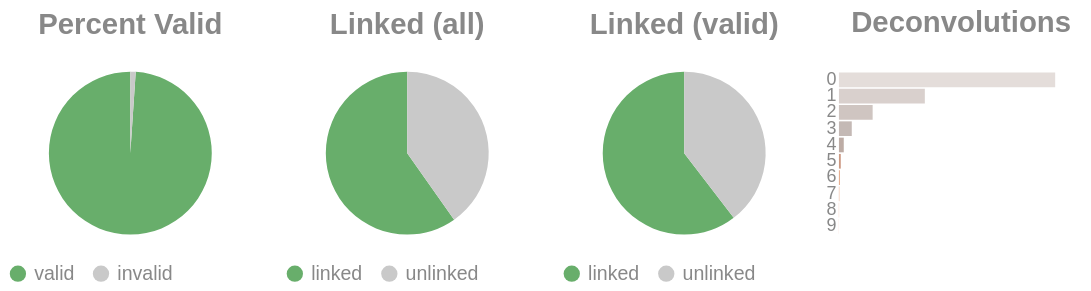

Notebook code for this chart:
### Code cell
if SKIPLR:
    pass
else:
    clash = Counter()
    for i in valids['molecule'].to_list():
        _mol = i.split("-")
        if len(_mol) == 1:
            clash.update('0')
        else:
            clash.update(_mol[-1])

    _d = {"deconvolutions": [], 'count': []}
    for k,v in clash.items():
        _d['deconvolutions'].append(k)
        _d['count'].append(v)

    tot_valid = valids['reads'].sum()
    mask = valids['reads'] >= 2
    n_linked_reads = valids.filter(mask)['reads'].sum()
    if n_linked_reads == 0:
        print_html("No linked molecules (>=2 reads) were detected; skipping linked-only distributions.")
        SKIPLR = True
    else:
        perc_valid = round(tot_valid / n_reads, 4)
        linked_perc_abs = round(n_linked_reads / n_reads, 4)
        linked_perc = round(n_linked_reads / tot_valid, 4)

    _valid = pl.DataFrame({"valids": ['valid', 'invalid'], "count": [tot_valid, n_reads - tot_valid]})
    _linked_abs = pl.DataFrame({"linked (absolute)": ['linked', 'unlinked'], "count": [n_linked_reads, n_reads - n_linked_reads]})
    _linked_rel = pl.DataFrame({"linked (valids)": ['linked', 'unlinked'], "count": [n_linked_reads, tot_valid - n_linked_reads]})

    (
        alt.hconcat(
            piechart(_valid, goodval = 'valid', title = "Percent Valid"),
            piechart(_linked_abs, goodval = "linked", title =  "Linked (all)"),
            piechart(_linked_rel, goodval = "linked", title =  "Linked (valid)"),
            convolutionbar(pl.DataFrame(_d), title = "Deconvolutions"),
            center = True,
            bounds = 'flush'
        )
        .resolve_scale(color='independent')
        .resolve_legend('independent')
        .properties(usermeta={'embedOptions': {"actions": False}})
    ).display()

### Figure 1 — Vega-Lite specification as saved in the notebook (floating-point values rounded to 4 significant figures)
{"width": "container", "height": 400, "config": {"title": {"anchor": "start", "dy": -15, "fontSize": 18, "color": "#888888", "subtitleColor": "#888888", "subtitleFontSize": 14}, "arc": {"fill": "#0072B2"}, "axis": {"domainColor": "#888888", "domainWidth": 0.5, "gridWidth": 0.2, "grid": false, "titleFontWeight": 400, "titleFontSize": 15, "labelFontSize": 11, "labelColor": "#888888", "tickColor": "#888888", "tickWidth": 0.2, "titleColor": "#888888"}, "axisBand": {"grid": false}, "axisX": {"grid": true, "tickSize": 10, "domainCap": "round"}, "axisY": {"domain": false, "grid": true, "tickSize": 0, "domainCap": "round"}, "background": "transparent", "header": {"labelFontSize": 15, "labelColor": "#888888", "titleFontSize": 15, "titleFontWeight": 600, "titleColor": "#888888"}, "legend": {"labelFont": "sans-serif", "labelFontSize": 12, "labelColor": "#888888", "symbolSize": 100, "symbolType": "circle", "titleFontSize": 12, "titlePadding": 10, "titleColor": "#888888", "title": null}, "range": {"category": ["#E69F00", "#56B4E9", "#009E73", "#F0E442", "#0072B2", "#D55E00", "#CC79A7", "#000000"], "diverging": ["#cfe8f3", "#a2d4ec", "#73bfe2", "#46abdb", "#1696d2", "#12719e"]}, "area": {"fill": "#0072B2", "fillOpacity": 0.7, "line": true, "strokeOpacity": 0.7}, "line": {"color": "#0072B2", "stroke": "#0072B2", "strokeWidth": 2}, "trail": {"color": "#0072B2", "stroke": "#0072B2", "strokeWidth": 0, "size": 1}, "point": {"filled": true, "fillOpacity": 1.0, "size": 95}, "text": {"color": "#888888", "fontSize": 11, "align": "right", "fontWeight": 400, "size": 11}, "bar": {"fill": "#0072B2", "stroke": null}, "view": {"stroke": null, "continuousWidth": 660, "continuousHeight": 400}}, "hconcat": [{"data": {"name": "data-aef31ffbc45aa1fedafe0fce25534ba0"}, "mark": {"type": "arc"}, "encoding": {"color": {"field": "valids", "legend": {"orient": "bottom", "title": null}, "scale": {"domain": ["valid", "invalid"], "range": ["#68ae6b", "#C9C9C9"]}, "title": "Valids", "type": "nominal"}, "theta": {"field": "count", "type": "quantitative"}, "tooltip": [{"field": "valids", "title": "Valids", "type": "ordinal"}, {"field": "percent", "format": ".2%", "title": "Percent", "type": "quantitative"}, {"field": "count", "title": "Count", "type": "quantitative"}]}, "height": 100, "title": {"text": "Percent Valid", "align": "center", "anchor": "middle"}, "transform": [{"calculate": "datum.count / 3942536", "as": "percent"}], "width": 150}, {"data": {"name": "data-1b8136a2c04b678402e1512ad9721919"}, "mark": {"type": "arc"}, "encoding": {"color": {"field": "linked (absolute)", "legend": {"orient": "bottom", "title": null}, "scale": {"domain": ["linked", "unlinked"], "range": ["#68ae6b", "#C9C9C9"]}, "title": "Linked (Absolute)", "type": "nominal"}, "theta": {"field": "count", "type": "quantitative"}, "tooltip": [{"field": "linked (absolute)", "title": "Linked (Absolute)", "type": "ordinal"}, {"field": "percent", "format": ".2%", "title": "Percent", "type": "quantitative"}, {"field": "count", "title": "Count", "type": "quantitative"}]}, "height": 100, "title": {"text": "Linked (all)", "align": "center", "anchor": "middle"}, "transform": [{"calculate": "datum.count / 3942536", "as": "percent"}], "width": 150}, {"data": {"name": "data-b9231e44f27003f9bea04528ffb3d61f"}, "mark": {"type": "arc"}, "encoding": {"color": {"field": "linked (valids)", "legend": {"orient": "bottom", "title": null}, "scale": {"domain": ["linked", "unlinked"], "range": ["#68ae6b", "#C9C9C9"]}, "title": "Linked (Valids)", "type": "nominal"}, "theta": {"field": "count", "type": "quantitative"}, "tooltip": [{"field": "linked (valids)", "title": "Linked (Valids)", "type": "ordinal"}, {"field": "percent", "format": ".2%", "title": "Percent", "type": "quantitative"}, {"field": "count", "title": "Count", "type": "quantitative"}]}, "height": 100, "title": {"text": "Linked (valid)", "align": "center", "anchor": "middle"}, "transform": [{"calculate": "datum.count / 3900822", "as": "percent"}], "width": 150}, {"data": {"name": "data-06fd0c2c28d53eec89293ab02e07ebfc"}, "mark": {"type": "bar"}, "encoding": {"color": {"field": "deconvolutions", "legend": null, "scale": {"scheme": "lightgreyred"}, "type": "nominal"}, "tooltip": [{"field": "deconvolutions", "title": "Deconvolutions", "type": "ordinal"}, {"field": "percent", "format": ".2%", "title": "Percent", "type": "quantitative"}, {"field": "count", "title": "Count", "type": "quantitative"}], "x": {"axis": null, "field": "count", "type": "quantitative"}, "y": {"field": "deconvolutions", "sort": "ascending", "title": null, "type": "nominal"}}, "height": 100, "title": {"text": "Deconvolutions", "align": "center", "anchor": "middle"}, "transform": [{"calculate": "datum.count / 2333915", "as": "percent"}], "width": 150}], "bounds": "flush", "center": true, "resolve": {"legend": {"angle": "independent"}, "scale": {"color": "independent"}}, "usermeta": {"embedOptions": {"actions": false}}, "$schema": "https://vega.github.io/schema/vega-lite/v6.4.1.json", "datasets": {"data-aef31ffbc45aa1fedafe0fce25534ba0": [{"valids": "valid", "count": 3900822}, {"valids": "invalid", "count": 41714}], "data-1b8136a2c04b678402e1512ad9721919": [{"linked (absolute)": "linked", "count": 2356253}, {"linked (absolute)": "unlinked", "count": 1586283}], "data-b9231e44f27003f9bea04528ffb3d61f": [{"linked (valids)": "linked", "count": 2356253}, {"linked (valids)": "unlinked", "count": 1544569}], "data-06fd0c2c28d53eec89293ab02e07ebfc": [{"deconvolutions": "0", "count": 1415971}, {"deconvolutions": "1", "count": 562456}, {"deconvolutions": "2", "count": 220710}, {"deconvolutions": "3", "count": 84005}, {"deconvolutions": "4", "count": 31622}, {"deconvolutions": "5", "count": 12013}, {"deconvolutions": "6", "count": 4558}, {"deconvolutions": "7", "count": 1676}, {"deconvolutions": "8", "count": 656}, {"deconvolutions": "9", "count": 248}]}}
